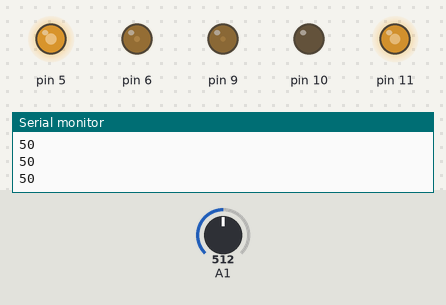
Bench run of a sketch on a simulated Arduino Uno, built with avr-gcc and run on an emulated ATmega328P. Shown: output pins drawn as LEDs (lit = HIGH), the last lines printed to the serial monitor. Inputs (shaded band) come from the test bench; at power-on: A1 = 512.

Above: at 1.2 s.
1.3 s: A1 set to 716
At 2.4 s:
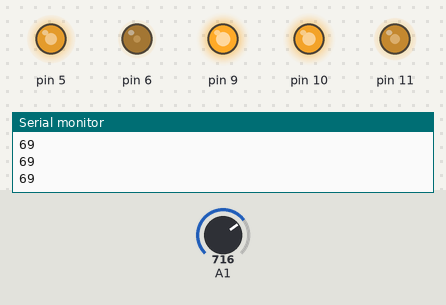
2.8 s: A1 set to 900
At 3.7 s:
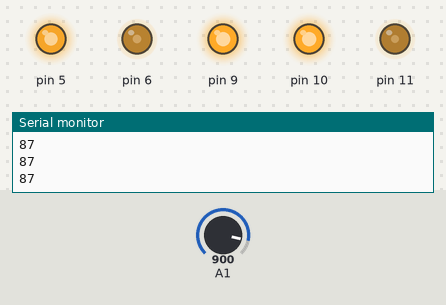
4.3 s: A1 set to 1023
At 5.1 s:
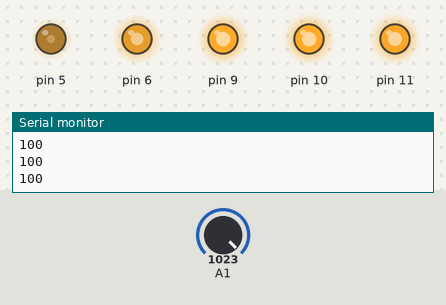
5.8 s: A1 set to 511
At 6.5 s:
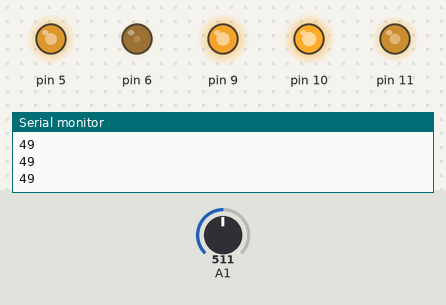
7.3 s: A1 set to 306
At 7.9 s:
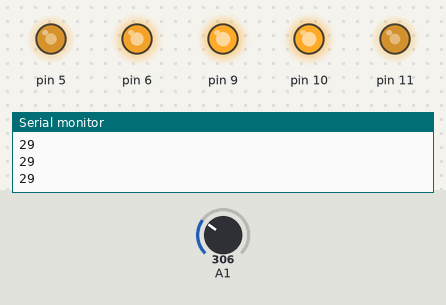
8.8 s: A1 set to 122
At 9.3 s:
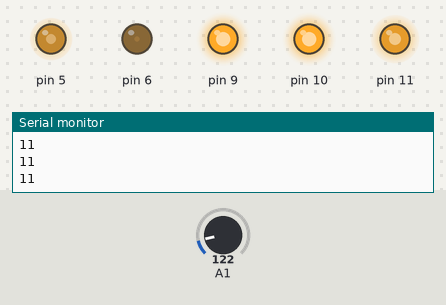
Timing chart, 0 to 11.3 s (numbered marks = the images above; inputs shaded):
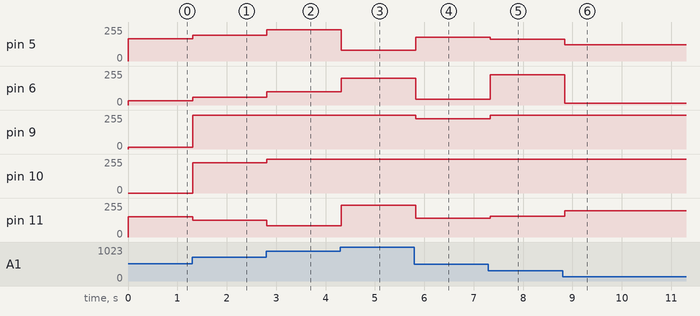

The sketch:

led_control.ino
```cpp
// (licence header left out)
int R = 0;
int T = 0;

void setup(){
  Serial.begin(9600);
}
void loop(){
  R = analogRead(1);
  T = map(R, 0,1023,0,100);
  Serial.println(T);
  led_up(80,100,T,11);
  led_ctrl(10,50,T,6);
  led_ctrl(30,70,T,9);
  led_ctrl(50,90,T,10);
  led_down(0,20,T,5);
  delay(100);

}
void led_up(int mint, int maxt, int tmp, int pin){
  int d = maxt-mint;
  int stp = 255/d;
  int pos = tmp - mint;
  analogWrite(pin, pos*stp);
  if(tmp>maxt || tmp < mint){
  pinMode(pin,INPUT);
 }
}
void led_down(int mint, int maxt, int tmp, int pin){
  int d = maxt-mint;
  int stp = 255/d;
  int pos = tmp - mint;
  analogWrite(pin, 255 - pos*stp);
  if(tmp>maxt || tmp < mint){
  pinMode(pin,INPUT);
 }
}
void led_ctrl(int mint, int maxt, int tmp, int pin){
  int d = maxt-mint;
  int stp = 255/d;
  int pos = tmp-mint;
  int avg = (maxt+mint)/2;
  if(tmp<avg){
    analogWrite(pin,stp*pos*2);
  }else{
    analogWrite(pin,255-stp*pos*2);
  }
      if(tmp>maxt || tmp < mint){
  pinMode(pin,INPUT);
      }
}
```

Measured:
- after the input at 1.3 s, pin 5: 167/255 → 195/255 at once; pin 6: 31/255 → 59/255 at once; pin 9: 15/255 → 255/255 at once; pin 10: 0/255 → 228/255 at once; pin 11: 152/255 → 124/255 at once
- after the input at 2.8 s, pin 5: 195/255 → 235/255 at once; pin 6: 59/255 → 99/255 at once; pin 10: 228/255 → 255/255 at once; pin 11: 124/255 → 84/255 at once
- after the input at 4.3 s, pin 5: 235/255 → 79/255 at once; pin 6: 99/255 → 199/255 at once; pin 11: 84/255 → 240/255 at once
- after the input at 5.8 s, pin 5: 79/255 → 179/255 at once; pin 6: 199/255 → 43/255 at once; pin 9: 255/255 → 228/255 at once; pin 11: 240/255 → 140/255 at once
- after the input at 7.3 s, pin 5: 179/255 → 163/255 at once; pin 6: 43/255 → 228/255 at once; pin 9: 228/255 → 255/255 at once; pin 11: 140/255 → 156/255 at once
- after the input at 8.8 s, pin 5: 163/255 → 123/255 at once; pin 6: 228/255 → 12/255 at once; pin 11: 156/255 → 196/255 at once
